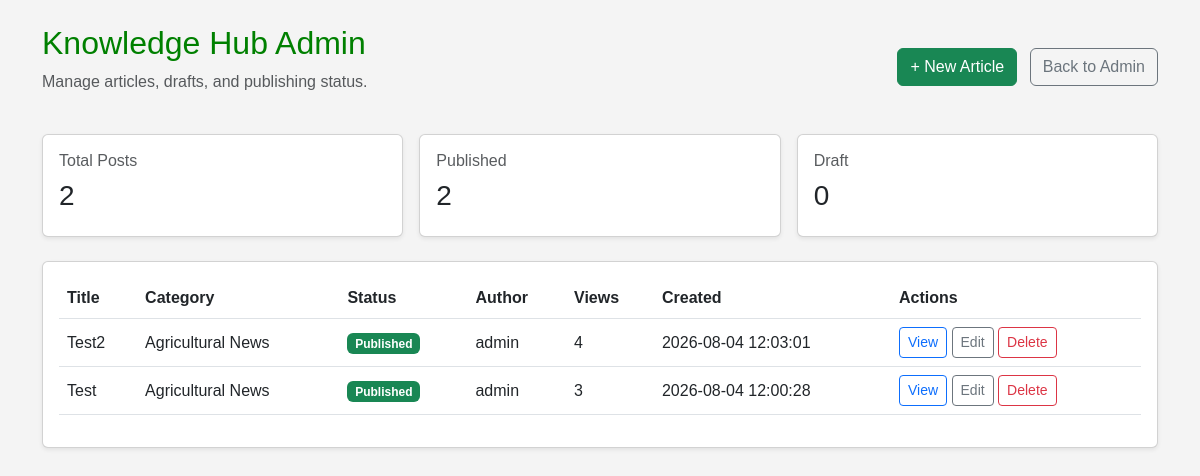
/admin/knowledge (signed in), run on the app's committed database.
### tables this page shows
CREATE TABLE knowledge_posts(

post_id INTEGER PRIMARY KEY AUTOINCREMENT,

title TEXT NOT NULL,

content TEXT NOT NULL,

category_id INTEGER,

author TEXT,

image TEXT,

video TEXT,

status TEXT DEFAULT 'Published',

views INTEGER DEFAULT 0,

created_at DATETIME DEFAULT CURRENT_TIMESTAMP,

updated_at DATETIME,

FOREIGN KEY(category_id)
REFERENCES knowledge_categories(category_id)

);

CREATE TABLE knowledge_categories(
    category_id INTEGER PRIMARY KEY AUTOINCREMENT,
    category_name TEXT NOT NULL UNIQUE
);

### app.py (the view)
@app.route("/admin/knowledge")
def admin_knowledge():
    if "user" not in session:
        return redirect("/login")
    if session.get("role") != "admin":
        flash("Admin access required")
        return redirect("/dashboard")
    conn = get_db()
    cur = conn.cursor()
    cur.execute("""
        SELECT kp.post_id, kp.title, kp.status, kp.created_at, kp.views, kc.category_name, kp.author
        FROM knowledge_posts kp
        LEFT JOIN knowledge_categories kc ON kp.category_id = kc.category_id
        ORDER BY kp.created_at DESC
    """)
    posts = cur.fetchall()
    cur.execute("SELECT category_id, category_name FROM knowledge_categories ORDER BY category_name")
    categories = cur.fetchall()
    cur.execute("SELECT COUNT(*) AS total_posts FROM knowledge_posts")
    total_posts = cur.fetchone()["total_posts"]
    cur.execute("SELECT COUNT(*) AS published_posts FROM knowledge_posts WHERE status = 'Published'")
    published_posts = cur.fetchone()["published_posts"]
    cur.execute("SELECT COUNT(*) AS draft_posts FROM knowledge_posts WHERE status = 'Draft'")
    draft_posts = cur.fetchone()["draft_posts"]
    conn.close()
    return render_template(
        "admin_knowledge.html",
        posts=posts,
        categories=categories,
        total_posts=total_posts,
        published_posts=published_posts,
        draft_posts=draft_posts,
    )

### app.py (called while the page is built)
def get_db():
    conn = sqlite3.connect(DB_PATH, timeout=30, isolation_level=None)
    conn.row_factory = sqlite3.Row
    conn.execute("PRAGMA busy_timeout = 30000")
    try:
        conn.execute("PRAGMA journal_mode = DELETE")
    except sqlite3.OperationalError:
        pass
    return conn

### templates/admin_knowledge.html (shortened to what this page needs)
<!DOCTYPE html>
<html lang="en">
<head>
    <link href="https://cdn.jsdelivr.net/npm/bootstrap@5.3.0/dist/css/bootstrap.min.css" rel="stylesheet">
    <link rel="stylesheet" href="{{ url_for('static', filename='style.css') }}">
</head>
<body>
    <div class="container py-4">
        <div class="d-flex justify-content-between align-items-center mb-4">
            <div>
                <h2>Knowledge Hub Admin</h2>
                <p class="text-muted">Manage articles, drafts, and publishing status.</p>
            </div>
            <div>
                <a href="/admin/knowledge/create" class="btn btn-success">+ New Article</a>
                <a href="/admin" class="btn btn-outline-secondary ms-2">Back to Admin</a>
            </div>
        </div>
        <div class="row g-3 mb-4">
            <div class="col-md-4">
                <div class="card shadow-sm">
                    <div class="card-body">
                        <h6 class="text-muted">Total Posts</h6>
                        <h3>{{ total_posts }}</h3>
                    </div>
                </div>
            </div>
            <div class="col-md-4">
                <div class="card shadow-sm">
                    <div class="card-body">
                        <h6 class="text-muted">Published</h6>
                        <h3>{{ published_posts }}</h3>
                    </div>
                </div>
            </div>
            <div class="col-md-4">
                <div class="card shadow-sm">
                    <div class="card-body">
                        <h6 class="text-muted">Draft</h6>
                        <h3>{{ draft_posts }}</h3>
                    </div>
                </div>
            </div>
        </div>
        <div class="card shadow-sm">
            <div class="card-body">
                <table class="table table-hover align-middle">
                    <thead>
                        <tr>
                            <th>Title</th>
                            <th>Category</th>
                            <th>Status</th>
                            <th>Author</th>
                            <th>Views</th>
                            <th>Created</th>
                            <th>Actions</th>
                        </tr>
                    </thead>
                    <tbody>
                        {% for post in posts %}
                        <tr>
                            <td>{{ post['title'] }}</td>
                            <td>{{ post['category_name'] or '-' }}</td>
                            <td><span class="badge bg-{{ 'success' if post['status'] == 'Published' else 'warning' }}">{{ post['status'] }}</span></td>
                            <td>{{ post['author'] or '-' }}</td>
                            <td>{{ post['views'] }}</td>
                            <td>{{ post['created_at'][:19] }}</td>
                            <td>
                                <a href="/knowledge/{{ post['post_id'] }}" class="btn btn-sm btn-outline-primary">View</a>
                                <a href="/admin/knowledge/edit/{{ post['post_id'] }}" class="btn btn-sm btn-outline-secondary">Edit</a>
                                <form method="post" action="/admin/knowledge/delete/{{ post['post_id'] }}" class="d-inline">
                                    <button class="btn btn-sm btn-outline-danger" type="submit">Delete</button>
                                </form>
                            </td>
                        </tr>
                        {% endfor %}
                    </tbody>
                </table>
            </div>
        </div>
    </div>
</body>
</html>

### static/style.css (style rules this page uses)
body { font-family: Arial, sans-serif; background: #f4f4f4; }
h1, h2 { color: green; }

### data on the page
knowledge_posts: title "Test2", category_name "Agricultural News", status "Published", author "admin", views "4", created_at "2026-08-04 12:03:01"
knowledge_posts: title "Test", category_name "Agricultural News", status "Published", author "admin", views "3", created_at "2026-08-04 12:00:28"

### other printed values
{{ total_posts }} "2"
{{ published_posts }} "2"
{{ draft_posts }} "0"
